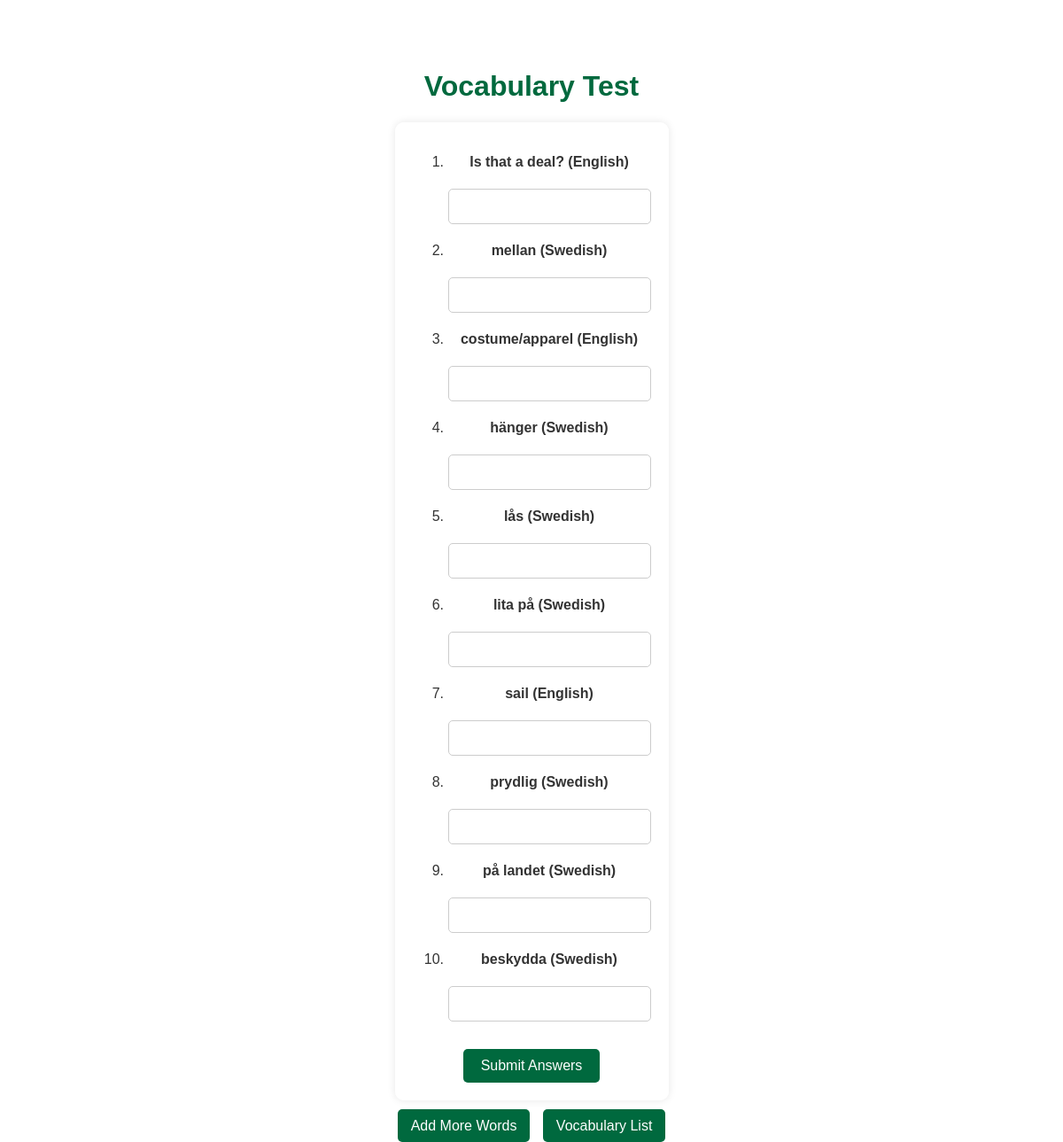
Page /test-zero-attempts on the committed database.
### tables this page shows
CREATE TABLE vocabulary (
                id INTEGER PRIMARY KEY AUTOINCREMENT,
                swedish_word TEXT NOT NULL,
                german_word TEXT NOT NULL
            );

### app.py (the view)
@app.route('/test-zero-attempts')
def test_zero_attempts():
    with sqlite3.connect('database.db') as conn:
        cursor = conn.cursor()
        cursor.execute('''
            SELECT v.id, v.swedish_word, v.german_word
            FROM vocabulary v
            LEFT JOIN attempts a ON v.id = a.word_id
            WHERE a.correct_attempts = 0
            ORDER BY RANDOM()
            LIMIT 10
        ''')
        words = cursor.fetchall()
    return render_template('test.html', words=words, random=random)

### templates/test.html (shortened to what this page needs)
<!DOCTYPE html>
<html lang="en">
<head>
    <link rel="stylesheet" href="{{ url_for('static', filename='style.css') }}">
</head>
<body>
    <h1>Vocabulary Test</h1>
    <form action="{{ url_for('submit_answers') }}" method="post">
        <ol>
        {% for word in words %}
            {% set language = random.choice(['swedish', 'german']) %}
            {% if language == 'swedish' %}
                <li>
                    <p><strong>{{ word[1] }} (Swedish)</strong></p>
                    <input type="text" name="answers[]" required>
                </li>
            {% else %}
                <li>
                    <p><strong>{{ word[2] }} (English)</strong></p>
                    <input type="text" name="answers[]" required>
                </li>
            {% endif %}
        {% endfor %}
        </ol>
        <button type="submit">Submit Answers</button>
    </form>
    <nav>
        <a href="{{ url_for('index') }}">Add More Words</a>
        <a href="{{ url_for('vocabulary') }}">Vocabulary List</a>
    </nav>
</body>
</html>

### static/style.css (style rules this page uses)
body { font-family: Arial, sans-serif; background: url('/static/Images/SwedishHut.jpg') no-repeat center center fixed; background-size: cover; color: #333; text-align: center; padding-top: 50px; }
h1 { color: #00693e; }
form { display: inline-block; background: rgba(255, 255, 255, 0.8); padding: 20px; border-radius: 10px; box-shadow: 0 0 10px rgba(0, 0, 0, 0.1); }
input[type="text"] { font-size: 16px; padding: 10px; margin: 5px 0; border: 1px solid #ccc; border-radius: 5px; width: calc(100% - 22px); }
button { padding: 10px 20px; font-size: 16px; color: #fff; background-color: #00693e; border: none; border-radius: 5px; cursor: pointer; margin-top: 10px; }
nav { margin-top: 20px; }
nav a { text-decoration: none; padding: 10px 15px; background-color: #00693e; color: #fff; border-radius: 5px; margin: 0 5px; }

### rows in the picture
vocabulary: german_word "Is that a deal?"
vocabulary: swedish_word "mellan"
vocabulary: german_word "costume/apparel"
vocabulary: swedish_word "hänger"
vocabulary: swedish_word "lås"
vocabulary: swedish_word "lita på"
vocabulary: german_word "sail"
vocabulary: swedish_word "prydlig"
vocabulary: swedish_word "på landet"
vocabulary: swedish_word "beskydda"
